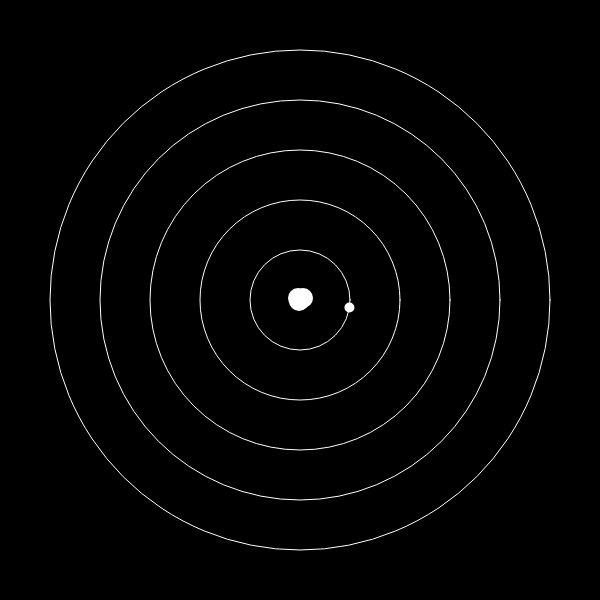
Frame 1 (no input)
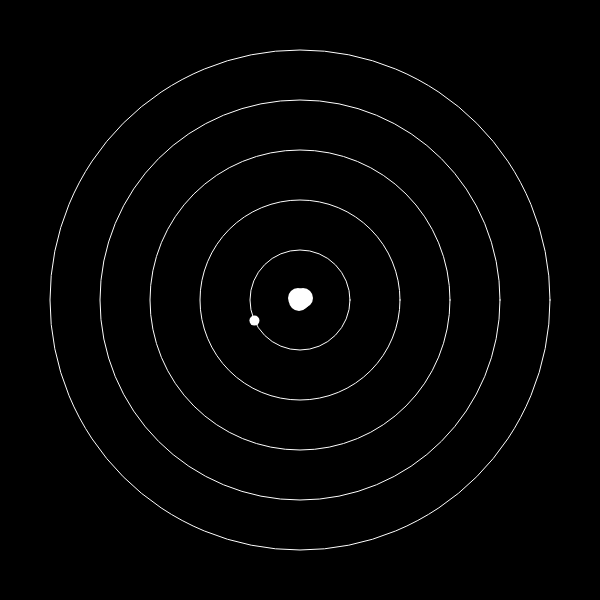
Frame 60 (no input)
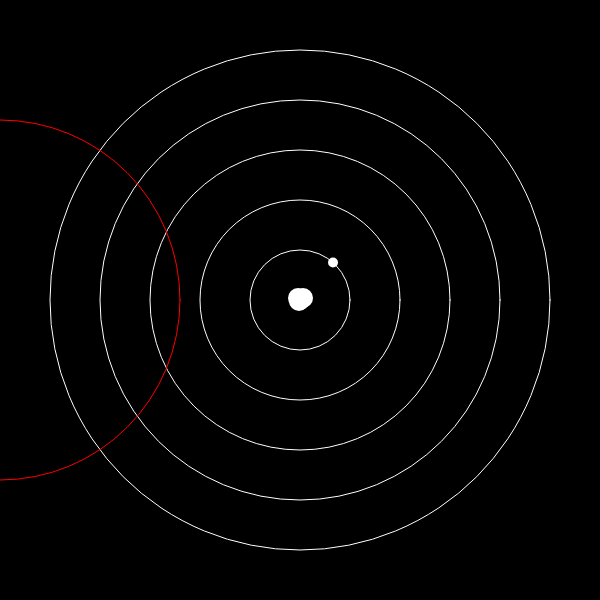
Frame 120 (the mouse pressed at the canvas centre since frame 60)

The p5.js sketch that drew these frames (run headless with seeded random() and noise() and a simulated clock; from frame 60 on, the mouse is pressed at the canvas centre):

// p5.js sketch
// ── sketch.js
const step = 50;
var t = 0;
var currentOrbit = 1;

var r = 0;
var bgColor = 0;

var stopWaveFromDrawingAgain = false;

function setup(){
	createCanvas(600,600);
	background(0);
	createElement('br')
	button = createButton('Reduce Orbit');
	button.mousePressed(reduceOrbit); // when mouse pressed the button, it will active "reduceOrbit" fucntion
	createElement('br')
	createSpan('Keep the mouse pressed to send a photon to be absorbed by the electron. Pressing the button above releases energy shown here in the form of a bright flash. After losing energy, the electron comes in a lower orbit.');
}

function draw(){
	bgColor /= 1.03;// because bgColor will turn white by creating the flash,so it will set up bgcolor from white and then excute "bgColor /= 1.03;" fading into black
	background(bgColor);
	drawNucleus();
	drawOrbits();
	drawElectron();
	if(mouseIsPressed){//press will draw the wave
		drawWave();
	} else {// don't press will draw nothing 
		r = 0;
	}
}

function drawNucleus(){
	fill('white');
	noStroke();
	//draw four ellipse in close area to look like nucleus
	ellipse(width/2, height/2, 20);
	ellipse(width/2-2, height/2-2, 20);
	ellipse(width/2+3, height/2-2, 20);
	ellipse(width/2-1, height/2+1, 20);
}

function drawOrbits(){
	//draw five circle by ellipse with nofill and white stroke
	noFill();
	stroke('white');
	for(var i = 1; i <= 5; i++){
		ellipse(width/2, height/2, step*i*2); //"step" is a consist variable to creat atomic orbitals 
		//width/2, height/2 make the orbits draw from the middle
		//step*i*2 times 2 just for diameter to fit x,y values of "drawElectron()
	}
}

function drawElectron(){
	t += 0.15 % 4;
	//+=0.15 means t += 0.15 is short for t = t + 0.15, it can control the speed, smaller will faster.
	//%4 means divide the remainder by four, it just used for control the value of t stay in cycles 
	//0, 0.15, 0.3, 0.45, ..., 3.9, 0.05, ...
	var x = (width/2) + step*currentOrbit*cos(t);//start from (width/2) 
	var y = (height/2) + step*currentOrbit*sin(t);//start from (height/2) 
	fill('white');
	noStroke();
	ellipse(x,y,10);
}


function drawWave(){
	if(stopWaveFromDrawingAgain){//because of the "if (r >= width/2 - step*currentOrbit)", it will know the wave reach the level of current orbit
		return;///ask computer to do nothing. 
	}
	if(currentOrbit == 5){//when the ekectron stay in level 5 then you do nothing
		return;//ask computer to do nothing, it's a request. Otherwise it will continue the orignal logic
	}
	r += 3;// is short for r = r + 3, it control the speed of radius of the wave
	stroke('red');
	noFill();
	ellipse(0, height/2, 2*r);//0, height/2 means start point, 2*r means diameter
	if (r >= width/2 - step*currentOrbit){//when the wave reach the orbit which current electron is on it will do someting
		currentOrbit++;//consist variable to store the level of electron
		stopWaveFromDrawingAgain = true;// it change to true then first if will make it not to draw
		r = 0;//initial the radius 
	}
}

function mouseReleased(){
	stopWaveFromDrawingAgain = false;
}

function reduceOrbit(){
	if(currentOrbit > 1){//control limitation level of the orbit is one 
		bgColor = 255;//creat the flash, set up bgcolor from white and then excute bgColor /= 1.03; fading into black
		currentOrbit--;
	}
}
